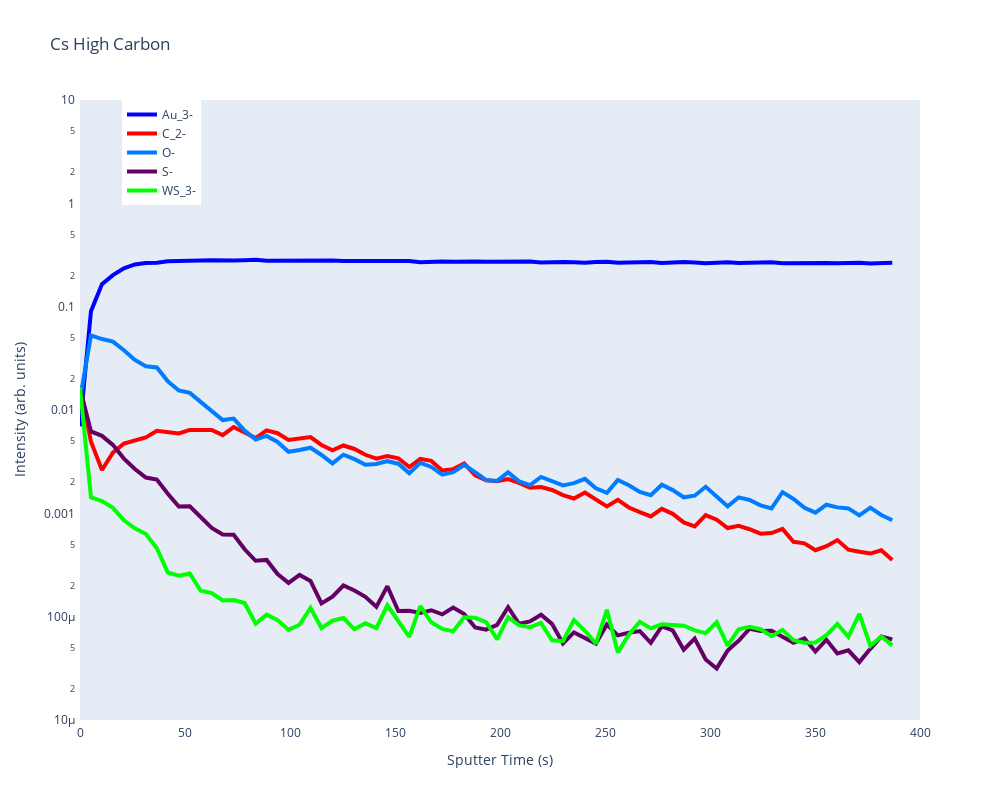

Source (notebook cell):
### Code cell
# Create traces
Au_trace = dict(
    x = infodict['Depth'],
    y = Au,
    mode = 'lines',
    name = 'Au_3-',
    line = dict(
        color = ('rgb(0, 0, 255)'),
        width = 4)
)
C_trace = dict(
    x = infodict['Depth'],
    y = C,
    mode = 'lines',
    name = 'C_2-',
    line = dict(
        color = ('rgb(255, 0, 0)'),
        width = 4)
)
O_trace = dict(
    x = infodict['Depth'],
    y = O,
    mode = 'lines',
    name = 'O-',
    line = dict(
        color = ('rgb(0, 125, 255)'),
        width = 4)
)
S_trace = dict(
    x = infodict['Depth'],
    y = S,
    mode = 'lines',
    name = 'S-',
    line = dict(
        color = ('rgb(100, 0, 100)'),
        width = 4)
)
WS_trace = dict(
    x = infodict['Depth'],
    y = WS,
    mode = 'lines',
    name = 'WS_3-',
    line = dict(
        color = ('rgb(0, 255, 0)'),
        width = 4)
)

data = [Au_trace, C_trace, O_trace, S_trace, WS_trace]

layout = go.Layout(
    title = 'Cs High Carbon',
    autosize=False,
    width=1000,
    height=800,
    showlegend=True,
    legend=dict(x=.05, y=1),
    xaxis = dict(title = 'Sputter Time (s)',
            range = [0, 400],
            showgrid=False,
            linewidth=3,
            ),
    yaxis = dict(title = 'Intensity (arb. units)',
            type='log',
            range = [-5, 1],
            showgrid=False,
            linewidth=3,
            ),
)

fig = dict(data=data, layout=layout)
iplot(fig, filename='XPS')
